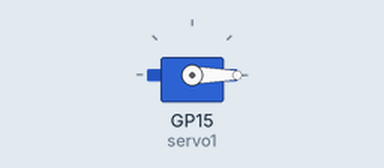
A program run on a simulated Raspberry Pi Pico running MicroPython. Parts: servo. Servo angles are drawn from the pulse width (0.5 ms = 0°, 2.5 ms = 180°).

Above: at 0.05 s.
At 1.05 s:
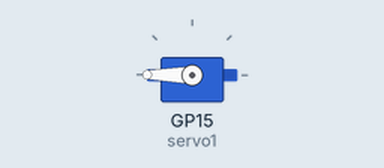
At 2.0 s:
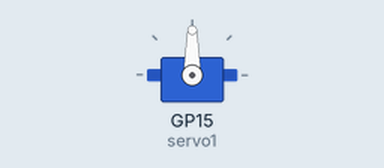
Timing chart, 0 to 4.6 s (numbered marks = the images above):
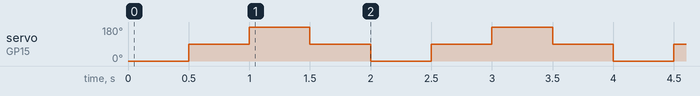

The program:

ServoMotor.py
```python
from machine import Pin, PWM
import time

#  'codigo martin joaquin aguilar muñoz isw18'

servo1 = PWM(Pin(15))
servo1.freq(50)

servo1.duty_ns()

servo1.duty_u16()

while True:
    servo1.duty_ns(500000)
    time.sleep_ms(500)

    servo1.duty_ns(1500000)
    time.sleep_ms(500)

    servo1.duty_ns(2500000)
    time.sleep_ms(500)

    servo1.duty_ns(1500000)
    time.sleep_ms(500)
```

Measured:
- by itself, servo on GP15 (servo1): repeats every 2.0 s: 180° 0.50 s, 90° 0.50 s, 0° 0.50 s, 90° 0.50 s
